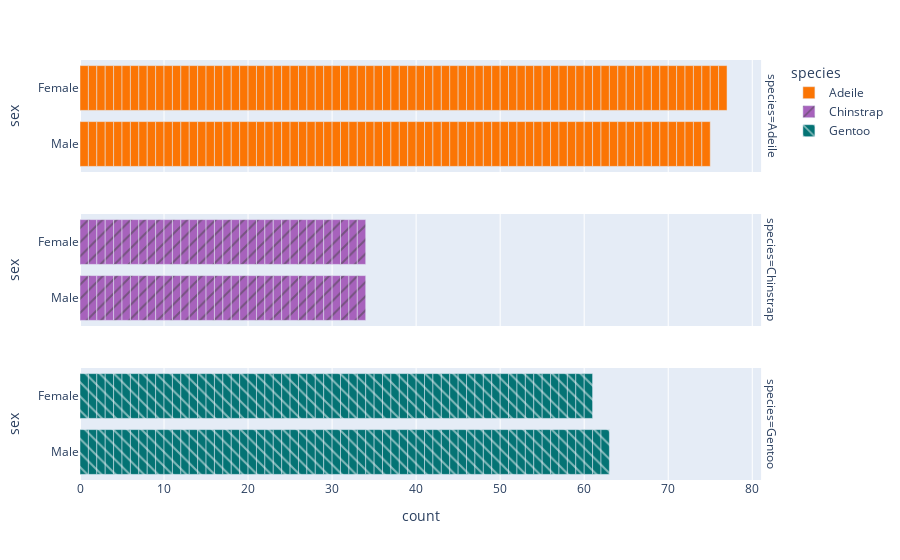

Notebook code cell kept with this figure:
### Code cell
fig =px.bar( data_frame=dt, y = 'sex', 
        facet_row='species',facet_row_spacing=0.10, 
        pattern_shape='species',
        color='species', 
        color_discrete_map={'Adeile':'rgb(251,117,4)', 'Chinstrap':'rgb(167,98,188)', 'Gentoo':'rgb(4,115,116)'},
         )
fig.show()

### Figure 1 — Plotly figure (JSON) as saved in the notebook; plotly's stock layout.template omitted (floating-point values rounded to 4 significant figures; data arrays with more than 128 entries replaced by an {"elided": "..."} marker saying what was removed)
{"data": [{"alignmentgroup": "True", "hovertemplate": "species=Adeile<br>count=%{x}<br>sex=%{y}<extra></extra>", "legendgroup": "Adeile", "marker": {"color": "rgb(251,117,4)", "pattern": {"shape": ""}}, "name": "Adeile", "offsetgroup": "Adeile", "orientation": "h", "showlegend": true, "textposition": "auto", "type": "bar", "x": {"elided": "152 int values"}, "xaxis": "x3", "y": {"elided": "152 str values"}, "yaxis": "y3"}, {"alignmentgroup": "True", "hovertemplate": "species=Chinstrap<br>count=%{x}<br>sex=%{y}<extra></extra>", "legendgroup": "Chinstrap", "marker": {"color": "rgb(167,98,188)", "pattern": {"shape": "/"}}, "name": "Chinstrap", "offsetgroup": "Chinstrap", "orientation": "h", "showlegend": true, "textposition": "auto", "type": "bar", "x": [1, 1, 1, 1, 1, 1, 1, 1, 1, 1, 1, 1, 1, 1, 1, 1, 1, 1, 1, 1, 1, 1, 1, 1, 1, 1, 1, 1, 1, 1, 1, 1, 1, 1, 1, 1, 1, 1, 1, 1, 1, 1, 1, 1, 1, 1, 1, 1, 1, 1, 1, 1, 1, 1, 1, 1, 1, 1, 1, 1, 1, 1, 1, 1, 1, 1, 1, 1], "xaxis": "x2", "y": ["Female", "Male", "Male", "Female", "Male", "Female", "Female", "Male", "Female", "Male", "Female", "Male", "Female", "Male", "Female", "Male", "Male", "Female", "Female", "Male", "Female", "Male", "Female", "Male", "Female", "Male", "Female", "Male", "Female", "Male", "Female", "Male", "Female", "Male", "Male", "Female", "Female", "Male", "Female", "Male", "Male", "Female", "Male", "Female", "Female", "Male", "Female", "Male", "Male", "Female", "Female", "Male", "Female", "Male", "Female", "Male", "Female", "Male", "Male", "Female", "Male", "Female", "Female", "Male", "Female", "Male", "Male", "Female"], "yaxis": "y2"}, {"alignmentgroup": "True", "hovertemplate": "species=Gentoo<br>count=%{x}<br>sex=%{y}<extra></extra>", "legendgroup": "Gentoo", "marker": {"color": "rgb(4,115,116)", "pattern": {"shape": "\\"}}, "name": "Gentoo", "offsetgroup": "Gentoo", "orientation": "h", "showlegend": true, "textposition": "auto", "type": "bar", "x": [1, 1, 1, 1, 1, 1, 1, 1, 1, 1, 1, 1, 1, 1, 1, 1, 1, 1, 1, 1, 1, 1, 1, 1, 1, 1, 1, 1, 1, 1, 1, 1, 1, 1, 1, 1, 1, 1, 1, 1, 1, 1, 1, 1, 1, 1, 1, 1, 1, 1, 1, 1, 1, 1, 1, 1, 1, 1, 1, 1, 1, 1, 1, 1, 1, 1, 1, 1, 1, 1, 1, 1, 1, 1, 1, 1, 1, 1, 1, 1, 1, 1, 1, 1, 1, 1, 1, 1, 1, 1, 1, 1, 1, 1, 1, 1, 1, 1, 1, 1, 1, 1, 1, 1, 1, 1, 1, 1, 1, 1, 1, 1, 1, 1, 1, 1, 1, 1, 1, 1, 1, 1, 1, 1], "xaxis": "x", "y": ["Female", "Male", "Female", "Male", "Male", "Female", "Female", "Male", "Female", "Male", "Female", "Male", "Female", "Male", "Female", "Male", "Female", "Male", "Female", "Male", "Male", "Female", "Female", "Male", "Female", "Male", "Female", "Male", "Female", "Male", "Male", "Female", "Female", "Male", "Female", "Male", "Female", "Male", "Female", "Male", "Female", "Male", "Female", "Male", "Male", "Female", "Female", "Male", "Female", "Male", "Female", "Male", "Female", "Male", "Female", "Male", "Female", "Male", "Female", "Male", "Female", "Male", "Female", "Male", "Female", "Male", "Female", "Male", "Female", "Male", "Female", "Male", "Male", "Female", "Female", "Male", "Female", "Male", "Female", "Male", "Female", "Male", "Female", "Male", "Female", "Male", "Female", "Male", "Female", "Male", "Female", "Male", "Female", "Male", "Female", "Male", "Male", "Female", "Female", "Male", "Female", "Male", "Female", "Male", "Female", "Male", "Female", "Male", "Female", "Male", "Female", "Male", "Female", "Male", "Female", "Male", "Male", "Male", "Female", "Male", "Female", "Male", "Female", "Male"], "yaxis": "y"}], "layout": {"annotations": [{"font": {}, "showarrow": false, "text": "species=Gentoo", "textangle": 90, "x": 0.98, "xanchor": "left", "xref": "paper", "y": 0.1333, "yanchor": "middle", "yref": "paper"}, {"font": {}, "showarrow": false, "text": "species=Chinstrap", "textangle": 90, "x": 0.98, "xanchor": "left", "xref": "paper", "y": 0.5, "yanchor": "middle", "yref": "paper"}, {"font": {}, "showarrow": false, "text": "species=Adeile", "textangle": 90, "x": 0.98, "xanchor": "left", "xref": "paper", "y": 0.8667, "yanchor": "middle", "yref": "paper"}], "barmode": "relative", "legend": {"title": {"text": "species"}, "tracegroupgap": 0}, "margin": {"t": 60}, "xaxis": {"anchor": "y", "domain": [0, 0.98], "title": {"text": "count"}}, "xaxis2": {"anchor": "y2", "domain": [0, 0.98], "matches": "x", "showticklabels": false}, "xaxis3": {"anchor": "y3", "domain": [0, 0.98], "matches": "x", "showticklabels": false}, "yaxis": {"anchor": "x", "domain": [0, 0.2667], "title": {"text": "sex"}}, "yaxis2": {"anchor": "x2", "domain": [0.3667, 0.6333], "matches": "y", "title": {"text": "sex"}}, "yaxis3": {"anchor": "x3", "domain": [0.7333, 1], "matches": "y", "title": {"text": "sex"}}}}
